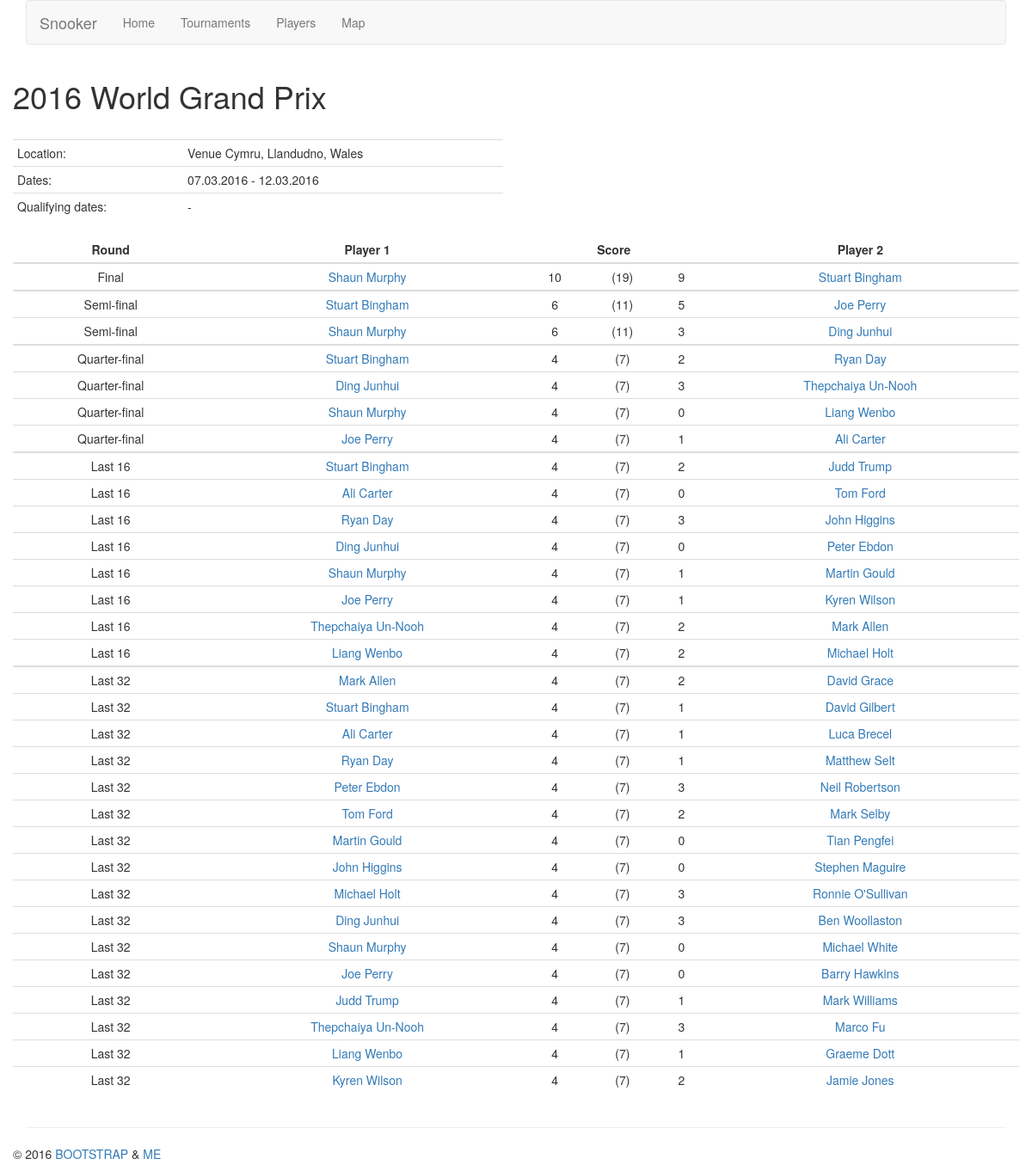
/tournament/7/, run on the app's committed database.
### tables this page shows
CREATE TABLE tournaments (
                id integer primary key,
                name text,
                location text,
                season text,
                startdate integer,
                enddate integer,
                qualstartdate integer,
                qualenddate integer );

CREATE TABLE rounds (
                id integer primary key,
                name text,
                roundorder integer,
                tournament integer,
                FOREIGN KEY(tournament) REFERENCES tournaments(id) );

CREATE TABLE matches (
                id integer primary key,
                score1 integer,
                score2 integer,
                date integer, 
                round integer,
                player1 integer,
                player2 integer,
                bestof integer,
                walkover integer,
                frames text,
                FOREIGN KEY(round) REFERENCES rounds(id),
                FOREIGN KEY(player1) REFERENCES players(id),
                FOREIGN KEY(player2) REFERENCES players(id) );

CREATE TABLE players (
                id integer primary key,
                name text,
                birthdate integer,
                country text,
                professional text);

### main.py (the view)
@app.route('/tournament/<id>/')
def tournament(id):
    cur = g.db.cursor()
    cur.execute("SELECT name,location,startdate,enddate,qualstartdate,qualenddate FROM tournaments WHERE id=?", (id,))
    tour = cur.fetchone()
    if tour is None:
        return render_template('error.html', msg=("Tournament " + id + " doesn't exists."))
    info  = {
        'id': id,
        'name': tour[0],
        'location': tour[1],
        'startdate': stamp2text(tour[2]),
        'enddate': stamp2text(tour[3]),
        'qualstartdate': "" if tour[4] == 'NULL' else stamp2text(tour[4]),
        'qualenddate': "" if tour[5] == 'NULL' else stamp2text(tour[5]),
    }
    cur.execute("SELECT m.score1,m.score2,m.player1,m.player2,p1.name,p2.name,m.bestof,m.walkover,m.round FROM matches as m, players as p1, players as p2 WHERE m.round IN (SELECT id FROM rounds WHERE tournament = ?) AND m.player1 = p1.id AND m.player2 = p2.id ORDER BY round;", (id,))
    matches = cur.fetchall()
    cur.execute("SELECT id, name,roundorder FROM rounds WHERE tournament = ? ORDER BY roundorder ASC;", (id,))
    rounds = cur.fetchall()
    results = []
    r_map = {}
    for id, name, order in rounds:
        results.append({
            'name': name,
            'matches': []
        })
        r_map[id] = order
    for score1, score2, id1, id2, player1, player2, bestof, walkover, round in matches:
        round_o = r_map[round]
        results[round_o]['matches'].append({
            'score1': score1,
            'score2': score2,
            'id1': id1,
            'id2': id2,
            'player1': player1,
            'player2': player2,
            'bestof': bestof,
            'walkover': walkover
        })
    results = results[::-1]
    return render_template('tournament.html', info=info, results=results)

### main.py (called while the page is built)
def connect_db():
    return sqlite3.connect('db.sqlite3')

@app.before_request
def before_request():
    g.db = connect_db()

@app.teardown_request
def teardown_request(exception):
    db = getattr(g, 'db', None)
    if db is not None:
        db.close()

def stamp2text(time):
    return datetime.datetime.fromtimestamp(int(time)).strftime('%d.%m.%Y')

### templates/tournament.html (shortened to what this page needs)
{% extends "layout.html" %}
{% block head %}
    {{ super() }}
{% endblock %}
{% block content %}
    <h1>{{ info.name }}</h1></br>
    <div class="row">
        <div class="table-responsive col-md-6">
            <table class="table table-condensed">
                <tr>
                    <td>Location:</td><td>{{ info.location }}</td>
                </tr>
                <tr>
                    <td>Dates:</td><td>{{ info.startdate }} - {{info.enddate}}</td>
                </tr>
                <tr>
                    <td>Qualifying dates:</td><td>{{ info.qualstartdate }} - {{info.qualenddate}}</td>
                </tr>
            </table>
        </div>
    </div>
    <div class="table-responsive">
        <table class="table table-condensed table-hover">
            <thead>
                <th class="text-center">Round</th>
                <th class="text-center">Player 1</th>
                <th colspan="3" class="text-center">Score</th>
                <th class="text-center">Player 2</th>
            </thead>
            {% for round in results %}
                <tbody>
                    {% for match in round.matches %}
                        <tr>
                            <td class="text-center">{{ round.name }}</td>
                            <td class="text-center">
                                <a href="{{ url_for("player", id=match.id1) }}">
                                    {{ match.player1 }}
                                </a>
                            </td>
                            <td class="text-center">{{ match.score1 }}</td>
                            <td class="text-center">({{ match.bestof }})</td>
                            <td class="text-center">{{ match.score2 }}</td>
                            <td class="text-center">
                                <a href="{{ url_for("player", id=match.id2) }}">
                                    {{ match.player2 }}
                                </a>
                            </td>
                        </tr>
                    {% endfor %}
                </tbody>
            {% endfor %}
        </table>
    </div>
{% endblock %}

### data on the page
tournaments: name "2016 World Grand Prix", location "Venue Cymru, Llandudno, Wales"
rounds: name "Final"
matches: player1 "Shaun Murphy", score1 "10", bestof "19", score2 "9", player2 "Stuart Bingham"
rounds: name "Semi-final"
matches: player1 "Stuart Bingham", score1 "6", bestof "11", score2 "5", player2 "Joe Perry"
matches: player1 "Shaun Murphy", score1 "6", bestof "11", score2 "3", player2 "Ding Junhui"
rounds: name "Quarter-final"
matches: player1 "Stuart Bingham", score1 "4", bestof "7", score2 "2", player2 "Ryan Day"
matches: player1 "Ding Junhui", score1 "4", bestof "7", score2 "3", player2 "Thepchaiya Un-Nooh"
matches: player1 "Shaun Murphy", score1 "4", bestof "7", score2 "0", player2 "Liang Wenbo"
matches: player1 "Joe Perry", score1 "4", bestof "7", score2 "1", player2 "Ali Carter"
rounds: name "Last 16"
matches: player1 "Stuart Bingham", score1 "4", bestof "7", score2 "2", player2 "Judd Trump"
matches: player1 "Ali Carter", score1 "4", bestof "7", score2 "0", player2 "Tom Ford"
matches: player1 "Ryan Day", score1 "4", bestof "7", score2 "3", player2 "John Higgins"
matches: player1 "Ding Junhui", score1 "4", bestof "7", score2 "0", player2 "Peter Ebdon"
matches: player1 "Shaun Murphy", score1 "4", bestof "7", score2 "1", player2 "Martin Gould"
matches: player1 "Joe Perry", score1 "4", bestof "7", score2 "1", player2 "Kyren Wilson"
matches: player1 "Thepchaiya Un-Nooh", score1 "4", bestof "7", score2 "2", player2 "Mark Allen"
matches: player1 "Liang Wenbo", score1 "4", bestof "7", score2 "2", player2 "Michael Holt"
rounds: name "Last 32"
matches: player1 "Mark Allen", score1 "4", bestof "7", score2 "2", player2 "David Grace"
matches: player1 "Stuart Bingham", score1 "4", bestof "7", score2 "1", player2 "David Gilbert"
matches: player1 "Ali Carter", score1 "4", bestof "7", score2 "1", player2 "Luca Brecel"
matches: player1 "Ryan Day", score1 "4", bestof "7", score2 "1", player2 "Matthew Selt"
matches: player1 "Peter Ebdon", score1 "4", bestof "7", score2 "3", player2 "Neil Robertson"
matches: player1 "Tom Ford", score1 "4", bestof "7", score2 "2", player2 "Mark Selby"
matches: player1 "Martin Gould", score1 "4", bestof "7", score2 "0", player2 "Tian Pengfei"
matches: player1 "John Higgins", score1 "4", bestof "7", score2 "0", player2 "Stephen Maguire"
matches: player1 "Michael Holt", score1 "4", bestof "7", score2 "3", player2 "Ronnie O'Sullivan"
matches: player1 "Ding Junhui", score1 "4", bestof "7", score2 "3", player2 "Ben Woollaston"
matches: player1 "Shaun Murphy", score1 "4", bestof "7", score2 "0", player2 "Michael White"
matches: player1 "Joe Perry", score1 "4", bestof "7", score2 "0", player2 "Barry Hawkins"
matches: player1 "Judd Trump", score1 "4", bestof "7", score2 "1", player2 "Mark Williams"
matches: player1 "Thepchaiya Un-Nooh", score1 "4", bestof "7", score2 "3", player2 "Marco Fu"
matches: player1 "Liang Wenbo", score1 "4", bestof "7", score2 "1", player2 "Graeme Dott"
matches: player1 "Kyren Wilson", score1 "4", bestof "7", score2 "2", player2 "Jamie Jones"

### other printed values
{{ info.startdate }} "07.03.2016"
{{ info.enddate }} "12.03.2016"
